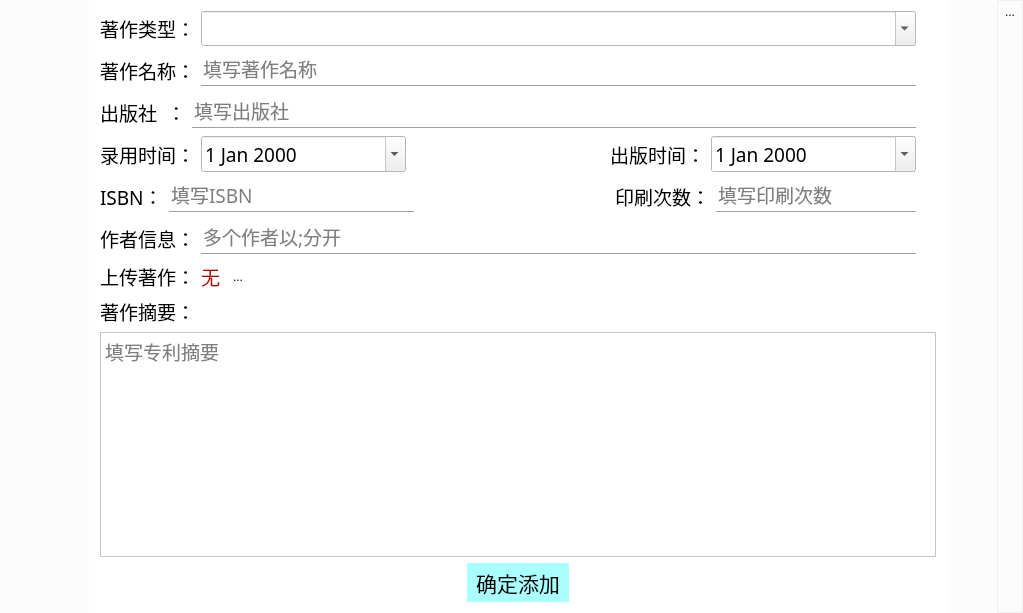
<?xml version="1.0" encoding="UTF-8"?>
<ui version="4.0">
 <class>WorksInfo</class>
 <widget class="QDialog" name="WorksInfo">
  <property name="geometry">
   <rect>
    <x>0</x>
    <y>0</y>
    <width>1023</width>
    <height>613</height>
   </rect>
  </property>
  <property name="palette">
   <palette>
    <active>
     <colorrole role="Base">
      <brush brushstyle="SolidPattern">
       <color alpha="255">
        <red>255</red>
        <green>255</green>
        <blue>255</blue>
       </color>
      </brush>
     </colorrole>
     <colorrole role="Window">
      <brush brushstyle="SolidPattern">
       <color alpha="50">
        <red>240</red>
        <green>240</green>
        <blue>240</blue>
       </color>
      </brush>
     </colorrole>
    </active>
    <inactive>
     <colorrole role="Base">
      <brush brushstyle="SolidPattern">
       <color alpha="255">
        <red>255</red>
        <green>255</green>
        <blue>255</blue>
       </color>
      </brush>
     </colorrole>
     <colorrole role="Window">
      <brush brushstyle="SolidPattern">
       <color alpha="50">
        <red>240</red>
        <green>240</green>
        <blue>240</blue>
       </color>
      </brush>
     </colorrole>
    </inactive>
    <disabled>
     <colorrole role="Base">
      <brush brushstyle="SolidPattern">
       <color alpha="50">
        <red>240</red>
        <green>240</green>
        <blue>240</blue>
       </color>
      </brush>
     </colorrole>
     <colorrole role="Window">
      <brush brushstyle="SolidPattern">
       <color alpha="50">
        <red>240</red>
        <green>240</green>
        <blue>240</blue>
       </color>
      </brush>
     </colorrole>
    </disabled>
   </palette>
  </property>
  <property name="windowTitle">
   <string>WorksInfo</string>
  </property>
  <layout class="QHBoxLayout" name="horizontalLayout">
   <property name="spacing">
    <number>0</number>
   </property>
   <property name="leftMargin">
    <number>0</number>
   </property>
   <property name="topMargin">
    <number>0</number>
   </property>
   <property name="rightMargin">
    <number>0</number>
   </property>
   <property name="bottomMargin">
    <number>0</number>
   </property>
   <item>
    <spacer name="horizontalSpacer">
     <property name="orientation">
      <enum>Qt::Horizontal</enum>
     </property>
     <property name="sizeType">
      <enum>QSizePolicy::Fixed</enum>
     </property>
     <property name="sizeHint" stdset="0">
      <size>
       <width>89</width>
       <height>20</height>
      </size>
     </property>
    </spacer>
   </item>
   <item>
    <widget class="QScrollArea" name="scrollArea">
     <property name="palette">
      <palette>
       <active>
        <colorrole role="Base">
         <brush brushstyle="SolidPattern">
          <color alpha="255">
           <red>255</red>
           <green>255</green>
           <blue>255</blue>
          </color>
         </brush>
        </colorrole>
        <colorrole role="Window">
         <brush brushstyle="SolidPattern">
          <color alpha="255">
           <red>255</red>
           <green>255</green>
           <blue>255</blue>
          </color>
         </brush>
        </colorrole>
       </active>
       <inactive>
        <colorrole role="Base">
         <brush brushstyle="SolidPattern">
          <color alpha="255">
           <red>255</red>
           <green>255</green>
           <blue>255</blue>
          </color>
         </brush>
        </colorrole>
        <colorrole role="Window">
         <brush brushstyle="SolidPattern">
          <color alpha="255">
           <red>255</red>
           <green>255</green>
           <blue>255</blue>
          </color>
         </brush>
        </colorrole>
       </inactive>
       <disabled>
        <colorrole role="Base">
         <brush brushstyle="SolidPattern">
          <color alpha="255">
           <red>255</red>
           <green>255</green>
           <blue>255</blue>
          </color>
         </brush>
        </colorrole>
        <colorrole role="Window">
         <brush brushstyle="SolidPattern">
          <color alpha="255">
           <red>255</red>
           <green>255</green>
           <blue>255</blue>
          </color>
         </brush>
        </colorrole>
       </disabled>
      </palette>
     </property>
     <property name="frameShape">
      <enum>QFrame::NoFrame</enum>
     </property>
     <property name="widgetResizable">
      <bool>true</bool>
     </property>
     <widget class="QWidget" name="scrollAreaWidgetContents">
      <property name="geometry">
       <rect>
        <x>0</x>
        <y>0</y>
        <width>845</width>
        <height>613</height>
       </rect>
      </property>
      <layout class="QVBoxLayout" name="verticalLayout_2">
       <item>
        <layout class="QHBoxLayout" name="horizontalLayout_9">
         <item>
          <widget class="QLabel" name="label_7">
           <property name="font">
            <font>
             <family>楷体</family>
             <pointsize>14</pointsize>
            </font>
           </property>
           <property name="text">
            <string>著作类型：</string>
           </property>
          </widget>
         </item>
         <item>
          <widget class="QComboBox" name="Type">
           <property name="sizePolicy">
            <sizepolicy hsizetype="Expanding" vsizetype="Fixed">
             <horstretch>0</horstretch>
             <verstretch>0</verstretch>
            </sizepolicy>
           </property>
           <property name="minimumSize">
            <size>
             <width>250</width>
             <height>0</height>
            </size>
           </property>
           <property name="font">
            <font>
             <family>楷体</family>
             <pointsize>14</pointsize>
            </font>
           </property>
           <property name="autoFillBackground">
            <bool>true</bool>
           </property>
           <property name="editable">
            <bool>true</bool>
           </property>
           <property name="frame">
            <bool>true</bool>
           </property>
          </widget>
         </item>
         <item>
          <spacer name="horizontalSpacer_11">
           <property name="orientation">
            <enum>Qt::Horizontal</enum>
           </property>
           <property name="sizeType">
            <enum>QSizePolicy::Fixed</enum>
           </property>
           <property name="sizeHint" stdset="0">
            <size>
             <width>20</width>
             <height>20</height>
            </size>
           </property>
          </spacer>
         </item>
        </layout>
       </item>
       <item>
        <layout class="QHBoxLayout" name="horizontalLayout_3">
         <item>
          <widget class="QLabel" name="label_3">
           <property name="font">
            <font>
             <family>楷体</family>
             <pointsize>14</pointsize>
            </font>
           </property>
           <property name="text">
            <string>著作名称：</string>
           </property>
          </widget>
         </item>
         <item>
          <layout class="QVBoxLayout" name="verticalLayout">
           <property name="spacing">
            <number>0</number>
           </property>
           <item>
            <widget class="QLineEdit" name="Name">
             <property name="font">
              <font>
               <family>楷体</family>
               <pointsize>14</pointsize>
              </font>
             </property>
             <property name="frame">
              <bool>false</bool>
             </property>
             <property name="placeholderText">
              <string>填写著作名称</string>
             </property>
            </widget>
           </item>
           <item>
            <widget class="Line" name="line">
             <property name="orientation">
              <enum>Qt::Horizontal</enum>
             </property>
            </widget>
           </item>
          </layout>
         </item>
         <item>
          <spacer name="horizontalSpacer_4">
           <property name="orientation">
            <enum>Qt::Horizontal</enum>
           </property>
           <property name="sizeType">
            <enum>QSizePolicy::Fixed</enum>
           </property>
           <property name="sizeHint" stdset="0">
            <size>
             <width>20</width>
             <height>20</height>
            </size>
           </property>
          </spacer>
         </item>
        </layout>
       </item>
       <item>
        <layout class="QHBoxLayout" name="horizontalLayout_12">
         <item>
          <widget class="QLabel" name="label_16">
           <property name="font">
            <font>
             <family>楷体</family>
             <pointsize>14</pointsize>
            </font>
           </property>
           <property name="text">
            <string>出版社  ：</string>
           </property>
          </widget>
         </item>
         <item>
          <layout class="QVBoxLayout" name="verticalLayout_10">
           <property name="spacing">
            <number>0</number>
           </property>
           <item>
            <widget class="QLineEdit" name="PublishingHouse">
             <property name="font">
              <font>
               <family>楷体</family>
               <pointsize>14</pointsize>
              </font>
             </property>
             <property name="frame">
              <bool>false</bool>
             </property>
             <property name="placeholderText">
              <string>填写出版社</string>
             </property>
            </widget>
           </item>
           <item>
            <widget class="Line" name="line_8">
             <property name="orientation">
              <enum>Qt::Horizontal</enum>
             </property>
            </widget>
           </item>
          </layout>
         </item>
         <item>
          <spacer name="horizontalSpacer_15">
           <property name="orientation">
            <enum>Qt::Horizontal</enum>
           </property>
           <property name="sizeType">
            <enum>QSizePolicy::Fixed</enum>
           </property>
           <property name="sizeHint" stdset="0">
            <size>
             <width>20</width>
             <height>20</height>
            </size>
           </property>
          </spacer>
         </item>
        </layout>
       </item>
       <item>
        <layout class="QHBoxLayout" name="horizontalLayout_11">
         <item>
          <widget class="QLabel" name="label_10">
           <property name="font">
            <font>
             <family>楷体</family>
             <pointsize>14</pointsize>
            </font>
           </property>
           <property name="text">
            <string>录用时间：</string>
           </property>
          </widget>
         </item>
         <item>
          <widget class="QDateEdit" name="EmploymentTime">
           <property name="minimumSize">
            <size>
             <width>205</width>
             <height>0</height>
            </size>
           </property>
           <property name="font">
            <font>
             <family>楷体</family>
             <pointsize>14</pointsize>
            </font>
           </property>
           <property name="calendarPopup">
            <bool>true</bool>
           </property>
          </widget>
         </item>
         <item>
          <spacer name="horizontalSpacer_14">
           <property name="orientation">
            <enum>Qt::Horizontal</enum>
           </property>
           <property name="sizeHint" stdset="0">
            <size>
             <width>40</width>
             <height>20</height>
            </size>
           </property>
          </spacer>
         </item>
         <item>
          <widget class="QLabel" name="label_11">
           <property name="font">
            <font>
             <family>楷体</family>
             <pointsize>14</pointsize>
            </font>
           </property>
           <property name="text">
            <string>出版时间：</string>
           </property>
          </widget>
         </item>
         <item>
          <widget class="QDateEdit" name="PublishingTime">
           <property name="sizePolicy">
            <sizepolicy hsizetype="Minimum" vsizetype="Maximum">
             <horstretch>0</horstretch>
             <verstretch>0</verstretch>
            </sizepolicy>
           </property>
           <property name="minimumSize">
            <size>
             <width>205</width>
             <height>0</height>
            </size>
           </property>
           <property name="font">
            <font>
             <family>楷体</family>
             <pointsize>14</pointsize>
            </font>
           </property>
           <property name="calendarPopup">
            <bool>true</bool>
           </property>
          </widget>
         </item>
         <item>
          <spacer name="horizontalSpacer_18">
           <property name="orientation">
            <enum>Qt::Horizontal</enum>
           </property>
           <property name="sizeType">
            <enum>QSizePolicy::Fixed</enum>
           </property>
           <property name="sizeHint" stdset="0">
            <size>
             <width>20</width>
             <height>20</height>
            </size>
           </property>
          </spacer>
         </item>
        </layout>
       </item>
       <item>
        <layout class="QHBoxLayout" name="horizontalLayout_13">
         <item>
          <widget class="QLabel" name="label_15">
           <property name="font">
            <font>
             <family>楷体</family>
             <pointsize>14</pointsize>
            </font>
           </property>
           <property name="text">
            <string>ISBN：</string>
           </property>
          </widget>
         </item>
         <item>
          <layout class="QVBoxLayout" name="verticalLayout_9">
           <property name="spacing">
            <number>0</number>
           </property>
           <item>
            <widget class="QLineEdit" name="ISBN">
             <property name="minimumSize">
              <size>
               <width>245</width>
               <height>0</height>
              </size>
             </property>
             <property name="font">
              <font>
               <family>楷体</family>
               <pointsize>14</pointsize>
              </font>
             </property>
             <property name="frame">
              <bool>false</bool>
             </property>
             <property name="placeholderText">
              <string>填写ISBN</string>
             </property>
            </widget>
           </item>
           <item>
            <widget class="Line" name="line_7">
             <property name="orientation">
              <enum>Qt::Horizontal</enum>
             </property>
            </widget>
           </item>
          </layout>
         </item>
         <item>
          <spacer name="horizontalSpacer_19">
           <property name="orientation">
            <enum>Qt::Horizontal</enum>
           </property>
           <property name="sizeType">
            <enum>QSizePolicy::Expanding</enum>
           </property>
           <property name="sizeHint" stdset="0">
            <size>
             <width>40</width>
             <height>20</height>
            </size>
           </property>
          </spacer>
         </item>
         <item>
          <widget class="QLabel" name="label_18">
           <property name="font">
            <font>
             <family>楷体</family>
             <pointsize>14</pointsize>
            </font>
           </property>
           <property name="text">
            <string>印刷次数：</string>
           </property>
          </widget>
         </item>
         <item>
          <layout class="QVBoxLayout" name="verticalLayout_12">
           <property name="spacing">
            <number>0</number>
           </property>
           <item>
            <widget class="QLineEdit" name="PrintingTimes">
             <property name="minimumSize">
              <size>
               <width>200</width>
               <height>0</height>
              </size>
             </property>
             <property name="font">
              <font>
               <family>楷体</family>
               <pointsize>14</pointsize>
              </font>
             </property>
             <property name="frame">
              <bool>false</bool>
             </property>
             <property name="placeholderText">
              <string>填写印刷次数</string>
             </property>
            </widget>
           </item>
           <item>
            <widget class="Line" name="line_10">
             <property name="orientation">
              <enum>Qt::Horizontal</enum>
             </property>
            </widget>
           </item>
          </layout>
         </item>
         <item>
          <spacer name="horizontalSpacer_16">
           <property name="orientation">
            <enum>Qt::Horizontal</enum>
           </property>
           <property name="sizeType">
            <enum>QSizePolicy::Fixed</enum>
           </property>
           <property name="sizeHint" stdset="0">
            <size>
             <width>20</width>
             <height>20</height>
            </size>
           </property>
          </spacer>
         </item>
        </layout>
       </item>
       <item>
        <layout class="QHBoxLayout" name="horizontalLayout_14">
         <item>
          <widget class="QLabel" name="label_17">
           <property name="font">
            <font>
             <family>楷体</family>
             <pointsize>14</pointsize>
            </font>
           </property>
           <property name="text">
            <string>作者信息：</string>
           </property>
          </widget>
         </item>
         <item>
          <layout class="QVBoxLayout" name="verticalLayout_11">
           <property name="spacing">
            <number>0</number>
           </property>
           <item>
            <widget class="QLineEdit" name="Author">
             <property name="font">
              <font>
               <family>楷体</family>
               <pointsize>14</pointsize>
              </font>
             </property>
             <property name="frame">
              <bool>false</bool>
             </property>
             <property name="placeholderText">
              <string>多个作者以;分开</string>
             </property>
            </widget>
           </item>
           <item>
            <widget class="Line" name="line_9">
             <property name="orientation">
              <enum>Qt::Horizontal</enum>
             </property>
            </widget>
           </item>
          </layout>
         </item>
         <item>
          <spacer name="horizontalSpacer_17">
           <property name="orientation">
            <enum>Qt::Horizontal</enum>
           </property>
           <property name="sizeType">
            <enum>QSizePolicy::Fixed</enum>
           </property>
           <property name="sizeHint" stdset="0">
            <size>
             <width>20</width>
             <height>20</height>
            </size>
           </property>
          </spacer>
         </item>
        </layout>
       </item>
       <item>
        <layout class="QHBoxLayout" name="horizontalLayout_4">
         <item>
          <widget class="QLabel" name="label_5">
           <property name="font">
            <font>
             <family>楷体</family>
             <pointsize>14</pointsize>
            </font>
           </property>
           <property name="text">
            <string>上传著作：</string>
           </property>
          </widget>
         </item>
         <item>
          <widget class="QLabel" name="ServerFileAddress">
           <property name="maximumSize">
            <size>
             <width>800</width>
             <height>16777215</height>
            </size>
           </property>
           <property name="palette">
            <palette>
             <active>
              <colorrole role="WindowText">
               <brush brushstyle="SolidPattern">
                <color alpha="255">
                 <red>170</red>
                 <green>0</green>
                 <blue>0</blue>
                </color>
               </brush>
              </colorrole>
             </active>
             <inactive>
              <colorrole role="WindowText">
               <brush brushstyle="SolidPattern">
                <color alpha="255">
                 <red>170</red>
                 <green>0</green>
                 <blue>0</blue>
                </color>
               </brush>
              </colorrole>
             </inactive>
             <disabled>
              <colorrole role="WindowText">
               <brush brushstyle="SolidPattern">
                <color alpha="255">
                 <red>120</red>
                 <green>120</green>
                 <blue>120</blue>
                </color>
               </brush>
              </colorrole>
             </disabled>
            </palette>
           </property>
           <property name="font">
            <font>
             <family>楷体</family>
             <pointsize>14</pointsize>
            </font>
           </property>
           <property name="text">
            <string>无</string>
           </property>
          </widget>
         </item>
         <item>
          <widget class="QToolButton" name="FileBrower">
           <property name="text">
            <string>...</string>
           </property>
           <property name="icon">
            <iconset resource="../../../UrielQtFramework.qrc">
             <normaloff>:/Mainwindow/Resources/UrielQtFramework/edits.png</normaloff>:/Mainwindow/Resources/UrielQtFramework/edits.png</iconset>
           </property>
           <property name="autoRaise">
            <bool>true</bool>
           </property>
          </widget>
         </item>
         <item>
          <spacer name="horizontalSpacer_5">
           <property name="orientation">
            <enum>Qt::Horizontal</enum>
           </property>
           <property name="sizeHint" stdset="0">
            <size>
             <width>40</width>
             <height>20</height>
            </size>
           </property>
          </spacer>
         </item>
        </layout>
       </item>
       <item>
        <layout class="QHBoxLayout" name="horizontalLayout_5">
         <item>
          <widget class="QLabel" name="label_4">
           <property name="font">
            <font>
             <family>楷体</family>
             <pointsize>14</pointsize>
            </font>
           </property>
           <property name="text">
            <string>著作摘要：</string>
           </property>
          </widget>
         </item>
         <item>
          <spacer name="horizontalSpacer_6">
           <property name="orientation">
            <enum>Qt::Horizontal</enum>
           </property>
           <property name="sizeHint" stdset="0">
            <size>
             <width>40</width>
             <height>20</height>
            </size>
           </property>
          </spacer>
         </item>
        </layout>
       </item>
       <item>
        <widget class="QPlainTextEdit" name="Abstract">
         <property name="font">
          <font>
           <family>楷体</family>
           <pointsize>14</pointsize>
          </font>
         </property>
         <property name="frameShape">
          <enum>QFrame::StyledPanel</enum>
         </property>
         <property name="placeholderText">
          <string>填写专利摘要</string>
         </property>
        </widget>
       </item>
       <item>
        <layout class="QHBoxLayout" name="horizontalLayout_6">
         <item>
          <spacer name="horizontalSpacer_7">
           <property name="orientation">
            <enum>Qt::Horizontal</enum>
           </property>
           <property name="sizeHint" stdset="0">
            <size>
             <width>37</width>
             <height>17</height>
            </size>
           </property>
          </spacer>
         </item>
         <item>
          <widget class="QToolButton" name="ConfirmBtn">
           <property name="palette">
            <palette>
             <active>
              <colorrole role="Button">
               <brush brushstyle="SolidPattern">
                <color alpha="255">
                 <red>170</red>
                 <green>255</green>
                 <blue>255</blue>
                </color>
               </brush>
              </colorrole>
             </active>
             <inactive>
              <colorrole role="Button">
               <brush brushstyle="SolidPattern">
                <color alpha="255">
                 <red>170</red>
                 <green>255</green>
                 <blue>255</blue>
                </color>
               </brush>
              </colorrole>
             </inactive>
             <disabled>
              <colorrole role="Button">
               <brush brushstyle="SolidPattern">
                <color alpha="255">
                 <red>170</red>
                 <green>255</green>
                 <blue>255</blue>
                </color>
               </brush>
              </colorrole>
             </disabled>
            </palette>
           </property>
           <property name="font">
            <font>
             <family>楷体</family>
             <pointsize>16</pointsize>
            </font>
           </property>
           <property name="autoFillBackground">
            <bool>true</bool>
           </property>
           <property name="text">
            <string>确定添加</string>
           </property>
           <property name="autoRaise">
            <bool>true</bool>
           </property>
          </widget>
         </item>
         <item>
          <spacer name="horizontalSpacer_8">
           <property name="orientation">
            <enum>Qt::Horizontal</enum>
           </property>
           <property name="sizeHint" stdset="0">
            <size>
             <width>37</width>
             <height>17</height>
            </size>
           </property>
          </spacer>
         </item>
        </layout>
       </item>
      </layout>
     </widget>
    </widget>
   </item>
   <item>
    <spacer name="horizontalSpacer_2">
     <property name="orientation">
      <enum>Qt::Horizontal</enum>
     </property>
     <property name="sizeType">
      <enum>QSizePolicy::Fixed</enum>
     </property>
     <property name="sizeHint" stdset="0">
      <size>
       <width>50</width>
       <height>20</height>
      </size>
     </property>
    </spacer>
   </item>
   <item>
    <widget class="QFrame" name="frame">
     <property name="minimumSize">
      <size>
       <width>0</width>
       <height>0</height>
      </size>
     </property>
     <property name="frameShape">
      <enum>QFrame::StyledPanel</enum>
     </property>
     <property name="frameShadow">
      <enum>QFrame::Raised</enum>
     </property>
     <layout class="QVBoxLayout" name="verticalLayout_3">
      <property name="spacing">
       <number>0</number>
      </property>
      <property name="leftMargin">
       <number>0</number>
      </property>
      <property name="topMargin">
       <number>0</number>
      </property>
      <property name="rightMargin">
       <number>0</number>
      </property>
      <property name="bottomMargin">
       <number>0</number>
      </property>
      <item>
       <widget class="QToolButton" name="AppClose">
        <property name="text">
         <string>...</string>
        </property>
        <property name="icon">
         <iconset resource="../../../UrielQtFramework.qrc">
          <normaloff>:/Mainwindow/Resources/UrielQtFramework/close.png</normaloff>:/Mainwindow/Resources/UrielQtFramework/close.png</iconset>
        </property>
        <property name="iconSize">
         <size>
          <width>30</width>
          <height>30</height>
         </size>
        </property>
        <property name="autoRaise">
         <bool>true</bool>
        </property>
       </widget>
      </item>
      <item>
       <spacer name="verticalSpacer">
        <property name="orientation">
         <enum>Qt::Vertical</enum>
        </property>
        <property name="sizeHint" stdset="0">
         <size>
          <width>20</width>
          <height>572</height>
         </size>
        </property>
       </spacer>
      </item>
     </layout>
    </widget>
   </item>
  </layout>
 </widget>
 <layoutdefault spacing="6" margin="11"/>
 <resources>
  <include location="../../../UrielQtFramework.qrc"/>
 </resources>
 <connections/>
</ui>
